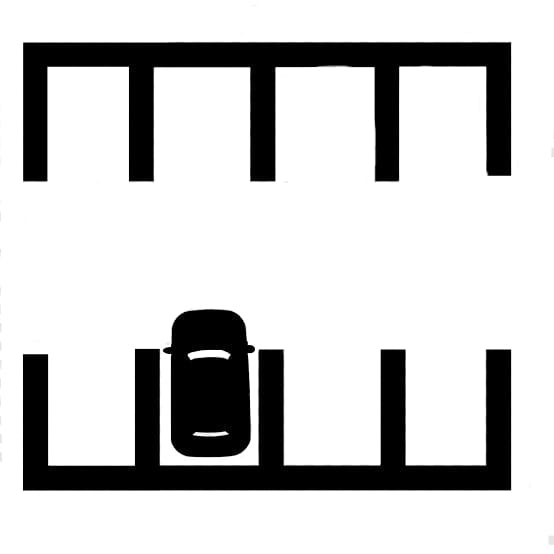
#> input picture parking_slot.jpeg, 554 x 554 px, found by its file name
$ python code.py
#> lines starting #> are read from the running program, lines starting #| are printed output that depends on the picture; after the words box and inside, x2 and y2 are one past the last pixel; in counts of white or black regions, pixels touching at a corner belong together
import cv2
import numpy as np

def detect_parking_slots(image_path):
    """
    Detect parking slots and calculate total, occupied, and empty slots.

    :param image_path: Path to the parking lot image.
    :return: Total slots, occupied slots, empty slots.
    """
#> called with image_path = 'D:\\mini_project/parking_slot.jpeg'
    # Load the image
    image = cv2.imread(image_path)
#> image is the input picture: shape (554, 554, 3); min 0, max 255, mean 202.7
    if image is None:
        print("Error: Image not found.")
        return 0, 0, 0

    # Convert to grayscale
    gray = cv2.cvtColor(image, cv2.COLOR_BGR2GRAY)

    # Apply binary thresholding to create a binary image
    _, binary = cv2.threshold(gray, 200, 255, cv2.THRESH_BINARY)
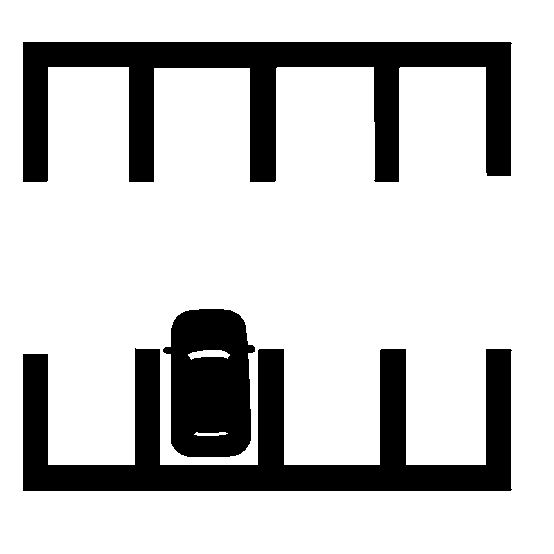
#> binary: shape (554, 554); 78.9% white; 3 black regions, box (x1, y1, x2, y2) and area: (23, 348, 512, 491) 27296, (23, 42, 512, 182) 26575, (163, 309, 255, 457) 10877

    # Invert the binary image to make the cars and slots more detectable
    binary = cv2.bitwise_not(binary)
#> binary: shape (554, 554); 21.1% white; 3 white regions

    # Find contours in the binary image
    contours, _ = cv2.findContours(binary, cv2.RETR_EXTERNAL, cv2.CHAIN_APPROX_SIMPLE)
#> contours = 3 contours; box (x1, y1, x2, y2) and area: (23, 348, 512, 491) 26212, (23, 42, 512, 182) 25502, (163, 309, 255, 457) 11028

    # Initialize counters
    total_slots = 0
    occupied_slots = 0

    # Create a copy of the original image for visualization
    output_image = image.copy()

    # Loop through each contour
    for contour in contours:
        # Get the bounding rectangle for each contour
        x, y, w, h = cv2.boundingRect(contour)

        # Filter by size (adjust based on the image)
        if 80 < w < 150 and 80 < h < 150:  # Update these thresholds based on slot size
            total_slots += 1

            # Extract the region of interest (ROI)
            roi = binary[y:y+h, x:x+w]

            # Check if the slot is occupied
            black_pixels = cv2.countNonZero(roi)
            total_pixels = w * h

            # If more than 50% of the slot area is black, it's considered occupied
            if black_pixels > total_pixels * 0.5:
                occupied_slots += 1
                # Draw a red rectangle for occupied slots
                cv2.rectangle(output_image, (x, y), (x + w, y + h), (0, 0, 255), 2)
                cv2.putText(output_image, "Occupied", (x, y - 10), cv2.FONT_HERSHEY_SIMPLEX, 0.5, (0, 0, 255), 1)
            else:
                # Draw a green rectangle for empty slots
                cv2.rectangle(output_image, (x, y), (x + w, y + h), (0, 255, 0), 2)
                cv2.putText(output_image, "Empty", (x, y - 10), cv2.FONT_HERSHEY_SIMPLEX, 0.5, (0, 255, 0), 1)
#> this loop made 3 passes
#> (x, y, w, h, total_slots, black_pixels, total_pixels, occupied_slots) on pass 2: (163, 309, 92, 148, 1, 10877, 13616, 1)
#> (x, y, w, h) on passes 1, 3: (23, 348, 489, 143), (23, 42, 489, 140)
#> pass 2, in detect_parking_slots, `roi = binary[y:y+h, x:x+w]`:
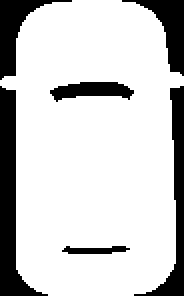
#> roi: shape (148, 92) (shown 2 times larger); 79.9% white; 6 black regions, box (x1, y1, x2, y2) and area: (0, 43, 24, 148) 908, (67, 43, 92, 148) 612, (0, 0, 36, 40) 440, (61, 0, 92, 38) 418, (25, 41, 67, 51) 265, (31, 123, 65, 127) 96
#> after the loop:
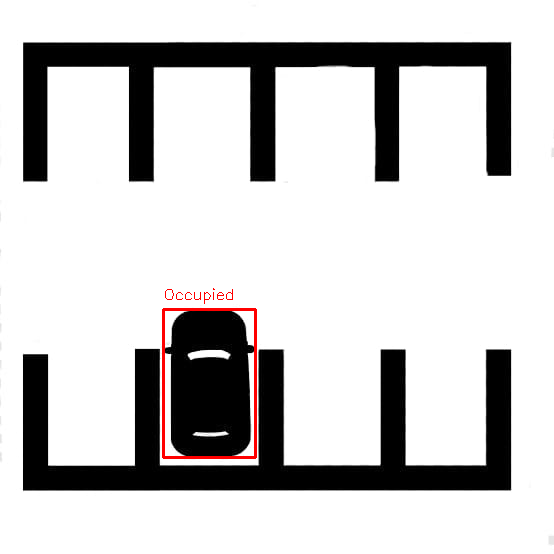
#> output_image: shape (554, 554, 3); 0.52% of pixels changed, all inside (x1, y1, x2, y2) = (162, 288, 257, 459)
#> after the loop, occupied_slots = 1; total_slots = 1

    # Calculate empty slots
    empty_slots = total_slots - occupied_slots
#> empty_slots = 0

    # Display the processed image
    cv2.imshow("Parking Lot Detection", output_image)
    cv2.waitKey(0)
    cv2.destroyAllWindows()

    return total_slots, occupied_slots, empty_slots


def main():
    # Path to the input image
    image_path = r"D:\mini_project/parking_slot.jpeg"

    # Detect parking slots
    total, occupied, empty = detect_parking_slots(image_path)
#> total = 1; occupied = 1; empty = 0

if __name__ == "__main__":
    main()
